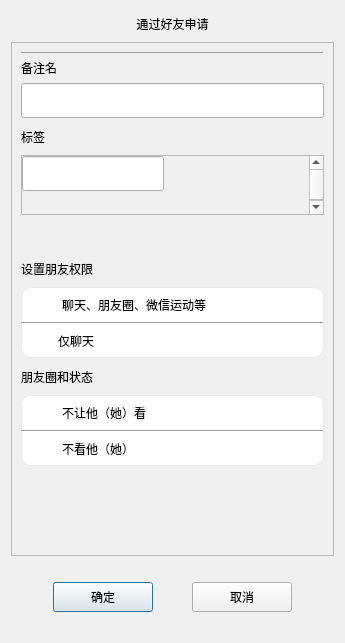
<?xml version="1.0" encoding="UTF-8"?>
<ui version="4.0">
 <class>AuthenFriendDialog</class>
 <widget class="QDialog" name="AuthenFriendDialog">
  <property name="geometry">
   <rect>
    <x>0</x>
    <y>0</y>
    <width>345</width>
    <height>643</height>
   </rect>
  </property>
  <property name="windowTitle">
   <string>Dialog</string>
  </property>
  <layout class="QVBoxLayout" name="verticalLayout">
   <item>
    <widget class="QLabel" name="apply_lb">
     <property name="minimumSize">
      <size>
       <width>0</width>
       <height>25</height>
      </size>
     </property>
     <property name="maximumSize">
      <size>
       <width>16777215</width>
       <height>25</height>
      </size>
     </property>
     <property name="text">
      <string>通过好友申请</string>
     </property>
     <property name="alignment">
      <set>Qt::AlignCenter</set>
     </property>
    </widget>
   </item>
   <item>
    <widget class="QScrollArea" name="scrollArea">
     <property name="minimumSize">
      <size>
       <width>0</width>
       <height>500</height>
      </size>
     </property>
     <property name="maximumSize">
      <size>
       <width>16777215</width>
       <height>16777215</height>
      </size>
     </property>
     <property name="widgetResizable">
      <bool>true</bool>
     </property>
     <widget class="QWidget" name="scrollcontent">
      <property name="geometry">
       <rect>
        <x>0</x>
        <y>0</y>
        <width>325</width>
        <height>498</height>
       </rect>
      </property>
      <layout class="QVBoxLayout" name="verticalLayout_2">
       <property name="spacing">
        <number>0</number>
       </property>
       <property name="leftMargin">
        <number>0</number>
       </property>
       <property name="topMargin">
        <number>0</number>
       </property>
       <property name="rightMargin">
        <number>0</number>
       </property>
       <property name="bottomMargin">
        <number>0</number>
       </property>
       <item>
        <widget class="QWidget" name="apply_wid" native="true">
         <layout class="QVBoxLayout" name="verticalLayout_3">
          <property name="topMargin">
           <number>9</number>
          </property>
          <property name="bottomMargin">
           <number>9</number>
          </property>
          <item>
           <widget class="Line" name="h_line">
            <property name="minimumSize">
             <size>
              <width>0</width>
              <height>1</height>
             </size>
            </property>
            <property name="maximumSize">
             <size>
              <width>16777215</width>
              <height>1</height>
             </size>
            </property>
            <property name="styleSheet">
             <string notr="true">background-color: rgb(234, 234, 234);</string>
            </property>
            <property name="frameShadow">
             <enum>QFrame::Raised</enum>
            </property>
            <property name="lineWidth">
             <number>1</number>
            </property>
            <property name="orientation">
             <enum>Qt::Horizontal</enum>
            </property>
           </widget>
          </item>
          <item>
           <widget class="QLabel" name="label_2">
            <property name="minimumSize">
             <size>
              <width>25</width>
              <height>0</height>
             </size>
            </property>
            <property name="maximumSize">
             <size>
              <width>16777215</width>
              <height>25</height>
             </size>
            </property>
            <property name="text">
             <string>备注名</string>
            </property>
           </widget>
          </item>
          <item>
           <widget class="CustomizeEdit" name="back_ed">
            <property name="minimumSize">
             <size>
              <width>0</width>
              <height>35</height>
             </size>
            </property>
            <property name="maximumSize">
             <size>
              <width>16777215</width>
              <height>35</height>
             </size>
            </property>
           </widget>
          </item>
          <item>
           <widget class="QLabel" name="label_3">
            <property name="minimumSize">
             <size>
              <width>0</width>
              <height>25</height>
             </size>
            </property>
            <property name="maximumSize">
             <size>
              <width>16777215</width>
              <height>25</height>
             </size>
            </property>
            <property name="text">
             <string>标签</string>
            </property>
           </widget>
          </item>
          <item>
           <widget class="QWidget" name="lb_group_wid" native="true">
            <property name="minimumSize">
             <size>
              <width>0</width>
              <height>95</height>
             </size>
            </property>
            <property name="maximumSize">
             <size>
              <width>16777215</width>
              <height>95</height>
             </size>
            </property>
            <layout class="QVBoxLayout" name="verticalLayout_4">
             <property name="spacing">
              <number>0</number>
             </property>
             <property name="leftMargin">
              <number>0</number>
             </property>
             <property name="topMargin">
              <number>0</number>
             </property>
             <property name="rightMargin">
              <number>0</number>
             </property>
             <property name="bottomMargin">
              <number>0</number>
             </property>
             <item>
              <widget class="QScrollArea" name="gridScrollArea">
               <property name="minimumSize">
                <size>
                 <width>0</width>
                 <height>60</height>
                </size>
               </property>
               <property name="maximumSize">
                <size>
                 <width>16777215</width>
                 <height>60</height>
                </size>
               </property>
               <property name="widgetResizable">
                <bool>true</bool>
               </property>
               <widget class="QWidget" name="grid_wid">
                <property name="geometry">
                 <rect>
                  <x>0</x>
                  <y>0</y>
                  <width>291</width>
                  <height>60</height>
                 </rect>
                </property>
                <property name="minimumSize">
                 <size>
                  <width>0</width>
                  <height>60</height>
                 </size>
                </property>
                <property name="maximumSize">
                 <size>
                  <width>16777215</width>
                  <height>60</height>
                 </size>
                </property>
                <widget class="CustomizeEdit" name="lb_ed">
                 <property name="geometry">
                  <rect>
                   <x>0</x>
                   <y>0</y>
                   <width>142</width>
                   <height>35</height>
                  </rect>
                 </property>
                 <property name="minimumSize">
                  <size>
                   <width>0</width>
                   <height>35</height>
                  </size>
                 </property>
                 <property name="maximumSize">
                  <size>
                   <width>16777215</width>
                   <height>35</height>
                  </size>
                 </property>
                </widget>
               </widget>
              </widget>
             </item>
             <item>
              <widget class="QWidget" name="input_tip_wid" native="true">
               <property name="minimumSize">
                <size>
                 <width>0</width>
                 <height>35</height>
                </size>
               </property>
               <property name="maximumSize">
                <size>
                 <width>16777215</width>
                 <height>35</height>
                </size>
               </property>
               <layout class="QHBoxLayout" name="horizontalLayout_2">
                <property name="spacing">
                 <number>0</number>
                </property>
                <property name="leftMargin">
                 <number>0</number>
                </property>
                <property name="topMargin">
                 <number>0</number>
                </property>
                <property name="rightMargin">
                 <number>0</number>
                </property>
                <property name="bottomMargin">
                 <number>0</number>
                </property>
                <item>
                 <widget class="ClickedOnceLabel" name="tip_lb">
                  <property name="minimumSize">
                   <size>
                    <width>0</width>
                    <height>35</height>
                   </size>
                  </property>
                  <property name="maximumSize">
                   <size>
                    <width>16777215</width>
                    <height>35</height>
                   </size>
                  </property>
                  <property name="text">
                   <string/>
                  </property>
                 </widget>
                </item>
               </layout>
              </widget>
             </item>
             <item>
              <spacer name="verticalSpacer_4">
               <property name="orientation">
                <enum>Qt::Vertical</enum>
               </property>
               <property name="sizeHint" stdset="0">
                <size>
                 <width>20</width>
                 <height>40</height>
                </size>
               </property>
              </spacer>
             </item>
            </layout>
           </widget>
          </item>
          <item>
           <widget class="QLabel" name="label_4">
            <property name="minimumSize">
             <size>
              <width>0</width>
              <height>25</height>
             </size>
            </property>
            <property name="maximumSize">
             <size>
              <width>16777215</width>
              <height>25</height>
             </size>
            </property>
            <property name="text">
             <string>设置朋友权限</string>
            </property>
           </widget>
          </item>
          <item>
           <widget class="QWidget" name="set_permi_wid" native="true">
            <property name="styleSheet">
             <string notr="true">#set_permi_wid
{
background-color: white;
border: 1px solid rgb(234, 234, 234);
border-radius: 10px;
}</string>
            </property>
            <layout class="QVBoxLayout" name="verticalLayout_6">
             <property name="spacing">
              <number>0</number>
             </property>
             <property name="leftMargin">
              <number>0</number>
             </property>
             <property name="topMargin">
              <number>0</number>
             </property>
             <property name="rightMargin">
              <number>0</number>
             </property>
             <property name="bottomMargin">
              <number>0</number>
             </property>
             <item>
              <widget class="QWidget" name="multiple_wid" native="true">
               <property name="minimumSize">
                <size>
                 <width>0</width>
                 <height>35</height>
                </size>
               </property>
               <property name="maximumSize">
                <size>
                 <width>16777215</width>
                 <height>35</height>
                </size>
               </property>
               <layout class="QHBoxLayout" name="horizontalLayout_3">
                <property name="spacing">
                 <number>9</number>
                </property>
                <property name="leftMargin">
                 <number>0</number>
                </property>
                <property name="topMargin">
                 <number>0</number>
                </property>
                <property name="rightMargin">
                 <number>0</number>
                </property>
                <property name="bottomMargin">
                 <number>0</number>
                </property>
                <item>
                 <widget class="QLabel" name="label_6">
                  <property name="minimumSize">
                   <size>
                    <width>32</width>
                    <height>32</height>
                   </size>
                  </property>
                  <property name="maximumSize">
                   <size>
                    <width>32</width>
                    <height>32</height>
                   </size>
                  </property>
                  <property name="text">
                   <string/>
                  </property>
                  <property name="pixmap">
                   <pixmap resource="pic.qrc">:/pic/朋友圈.png</pixmap>
                  </property>
                  <property name="scaledContents">
                   <bool>true</bool>
                  </property>
                 </widget>
                </item>
                <item>
                 <widget class="QLabel" name="label_7">
                  <property name="text">
                   <string>聊天、朋友圈、微信运动等</string>
                  </property>
                 </widget>
                </item>
                <item>
                 <widget class="QLabel" name="selected_multiple_lb">
                  <property name="minimumSize">
                   <size>
                    <width>32</width>
                    <height>32</height>
                   </size>
                  </property>
                  <property name="maximumSize">
                   <size>
                    <width>32</width>
                    <height>32</height>
                   </size>
                  </property>
                  <property name="text">
                   <string/>
                  </property>
                  <property name="scaledContents">
                   <bool>true</bool>
                  </property>
                 </widget>
                </item>
               </layout>
              </widget>
             </item>
             <item>
              <widget class="Line" name="line_2">
               <property name="minimumSize">
                <size>
                 <width>0</width>
                 <height>1</height>
                </size>
               </property>
               <property name="maximumSize">
                <size>
                 <width>16777215</width>
                 <height>1</height>
                </size>
               </property>
               <property name="styleSheet">
                <string notr="true">background-color: rgb(234, 234, 234);</string>
               </property>
               <property name="frameShadow">
                <enum>QFrame::Raised</enum>
               </property>
               <property name="lineWidth">
                <number>1</number>
               </property>
               <property name="orientation">
                <enum>Qt::Horizontal</enum>
               </property>
              </widget>
             </item>
             <item>
              <widget class="QWidget" name="chat_only_wid" native="true">
               <property name="minimumSize">
                <size>
                 <width>0</width>
                 <height>35</height>
                </size>
               </property>
               <property name="maximumSize">
                <size>
                 <width>16777215</width>
                 <height>35</height>
                </size>
               </property>
               <layout class="QHBoxLayout" name="horizontalLayout_4">
                <property name="spacing">
                 <number>9</number>
                </property>
                <property name="leftMargin">
                 <number>0</number>
                </property>
                <property name="topMargin">
                 <number>0</number>
                </property>
                <property name="rightMargin">
                 <number>0</number>
                </property>
                <property name="bottomMargin">
                 <number>0</number>
                </property>
                <item>
                 <widget class="QLabel" name="label_9">
                  <property name="minimumSize">
                   <size>
                    <width>28</width>
                    <height>28</height>
                   </size>
                  </property>
                  <property name="maximumSize">
                   <size>
                    <width>28</width>
                    <height>28</height>
                   </size>
                  </property>
                  <property name="text">
                   <string/>
                  </property>
                  <property name="pixmap">
                   <pixmap resource="pic.qrc">:/pic/chat_icon_hover.png</pixmap>
                  </property>
                  <property name="scaledContents">
                   <bool>true</bool>
                  </property>
                 </widget>
                </item>
                <item>
                 <widget class="QLabel" name="label_10">
                  <property name="text">
                   <string>仅聊天</string>
                  </property>
                 </widget>
                </item>
                <item>
                 <widget class="QLabel" name="selected_chat_only_lb">
                  <property name="minimumSize">
                   <size>
                    <width>32</width>
                    <height>32</height>
                   </size>
                  </property>
                  <property name="maximumSize">
                   <size>
                    <width>32</width>
                    <height>32</height>
                   </size>
                  </property>
                  <property name="text">
                   <string/>
                  </property>
                  <property name="scaledContents">
                   <bool>true</bool>
                  </property>
                 </widget>
                </item>
               </layout>
              </widget>
             </item>
            </layout>
           </widget>
          </item>
          <item>
           <widget class="QWidget" name="selected_permi_wid" native="true">
            <property name="styleSheet">
             <string notr="true"/>
            </property>
            <layout class="QVBoxLayout" name="verticalLayout_5">
             <property name="leftMargin">
              <number>0</number>
             </property>
             <property name="topMargin">
              <number>0</number>
             </property>
             <property name="rightMargin">
              <number>0</number>
             </property>
             <property name="bottomMargin">
              <number>0</number>
             </property>
             <item>
              <widget class="QLabel" name="label_5">
               <property name="minimumSize">
                <size>
                 <width>0</width>
                 <height>25</height>
                </size>
               </property>
               <property name="maximumSize">
                <size>
                 <width>16777215</width>
                 <height>25</height>
                </size>
               </property>
               <property name="text">
                <string>朋友圈和状态</string>
               </property>
              </widget>
             </item>
             <item>
              <widget class="QWidget" name="widget_3" native="true">
               <property name="styleSheet">
                <string notr="true">#widget_3
{
background-color: white;
border: 1px solid rgb(234, 234, 234);
border-radius: 10px;
}</string>
               </property>
               <layout class="QVBoxLayout" name="verticalLayout_7">
                <property name="spacing">
                 <number>0</number>
                </property>
                <property name="leftMargin">
                 <number>0</number>
                </property>
                <property name="topMargin">
                 <number>0</number>
                </property>
                <property name="rightMargin">
                 <number>0</number>
                </property>
                <property name="bottomMargin">
                 <number>0</number>
                </property>
                <item>
                 <widget class="QWidget" name="widget_6" native="true">
                  <property name="minimumSize">
                   <size>
                    <width>0</width>
                    <height>35</height>
                   </size>
                  </property>
                  <property name="maximumSize">
                   <size>
                    <width>16777215</width>
                    <height>35</height>
                   </size>
                  </property>
                  <layout class="QHBoxLayout" name="horizontalLayout_5">
                   <property name="spacing">
                    <number>9</number>
                   </property>
                   <property name="leftMargin">
                    <number>0</number>
                   </property>
                   <property name="topMargin">
                    <number>0</number>
                   </property>
                   <property name="rightMargin">
                    <number>0</number>
                   </property>
                   <property name="bottomMargin">
                    <number>0</number>
                   </property>
                   <item>
                    <widget class="QLabel" name="label_12">
                     <property name="minimumSize">
                      <size>
                       <width>32</width>
                       <height>32</height>
                      </size>
                     </property>
                     <property name="maximumSize">
                      <size>
                       <width>32</width>
                       <height>32</height>
                      </size>
                     </property>
                     <property name="text">
                      <string/>
                     </property>
                     <property name="pixmap">
                      <pixmap resource="pic.qrc">:/pic/权限.png</pixmap>
                     </property>
                     <property name="scaledContents">
                      <bool>true</bool>
                     </property>
                    </widget>
                   </item>
                   <item>
                    <widget class="QLabel" name="label_13">
                     <property name="text">
                      <string>不让他（她）看</string>
                     </property>
                    </widget>
                   </item>
                   <item>
                    <widget class="SlipButton" name="switch_1" native="true">
                     <property name="maximumSize">
                      <size>
                       <width>60</width>
                       <height>16777215</height>
                      </size>
                     </property>
                    </widget>
                   </item>
                  </layout>
                 </widget>
                </item>
                <item>
                 <widget class="Line" name="line_3">
                  <property name="minimumSize">
                   <size>
                    <width>0</width>
                    <height>1</height>
                   </size>
                  </property>
                  <property name="maximumSize">
                   <size>
                    <width>16777215</width>
                    <height>1</height>
                   </size>
                  </property>
                  <property name="styleSheet">
                   <string notr="true">background-color: rgb(234, 234, 234);</string>
                  </property>
                  <property name="frameShadow">
                   <enum>QFrame::Raised</enum>
                  </property>
                  <property name="lineWidth">
                   <number>1</number>
                  </property>
                  <property name="orientation">
                   <enum>Qt::Horizontal</enum>
                  </property>
                 </widget>
                </item>
                <item>
                 <widget class="QWidget" name="widget_7" native="true">
                  <property name="minimumSize">
                   <size>
                    <width>0</width>
                    <height>35</height>
                   </size>
                  </property>
                  <property name="maximumSize">
                   <size>
                    <width>16777215</width>
                    <height>35</height>
                   </size>
                  </property>
                  <layout class="QHBoxLayout" name="horizontalLayout_6">
                   <property name="spacing">
                    <number>9</number>
                   </property>
                   <property name="leftMargin">
                    <number>0</number>
                   </property>
                   <property name="topMargin">
                    <number>0</number>
                   </property>
                   <property name="rightMargin">
                    <number>0</number>
                   </property>
                   <property name="bottomMargin">
                    <number>0</number>
                   </property>
                   <item>
                    <widget class="QLabel" name="label_15">
                     <property name="minimumSize">
                      <size>
                       <width>32</width>
                       <height>32</height>
                      </size>
                     </property>
                     <property name="maximumSize">
                      <size>
                       <width>32</width>
                       <height>32</height>
                      </size>
                     </property>
                     <property name="text">
                      <string/>
                     </property>
                     <property name="pixmap">
                      <pixmap resource="pic.qrc">:/pic/眼睛.png</pixmap>
                     </property>
                     <property name="scaledContents">
                      <bool>true</bool>
                     </property>
                    </widget>
                   </item>
                   <item>
                    <widget class="QLabel" name="label_14">
                     <property name="text">
                      <string>不看他（她）</string>
                     </property>
                    </widget>
                   </item>
                   <item>
                    <widget class="SlipButton" name="switch_2" native="true">
                     <property name="maximumSize">
                      <size>
                       <width>60</width>
                       <height>16777215</height>
                      </size>
                     </property>
                    </widget>
                   </item>
                  </layout>
                 </widget>
                </item>
               </layout>
              </widget>
             </item>
            </layout>
           </widget>
          </item>
          <item>
           <spacer name="verticalSpacer_3">
            <property name="orientation">
             <enum>Qt::Vertical</enum>
            </property>
            <property name="sizeType">
             <enum>QSizePolicy::Expanding</enum>
            </property>
            <property name="sizeHint" stdset="0">
             <size>
              <width>20</width>
              <height>30</height>
             </size>
            </property>
           </spacer>
          </item>
         </layout>
        </widget>
       </item>
      </layout>
     </widget>
    </widget>
   </item>
   <item>
    <spacer name="verticalSpacer_2">
     <property name="orientation">
      <enum>Qt::Vertical</enum>
     </property>
     <property name="sizeType">
      <enum>QSizePolicy::Fixed</enum>
     </property>
     <property name="sizeHint" stdset="0">
      <size>
       <width>20</width>
       <height>10</height>
      </size>
     </property>
    </spacer>
   </item>
   <item>
    <widget class="QWidget" name="apply_sure_wid" native="true">
     <property name="minimumSize">
      <size>
       <width>0</width>
       <height>50</height>
      </size>
     </property>
     <property name="maximumSize">
      <size>
       <width>16777215</width>
       <height>16777215</height>
      </size>
     </property>
     <layout class="QHBoxLayout" name="horizontalLayout">
      <item>
       <widget class="ClickedBtn" name="sure_btn">
        <property name="minimumSize">
         <size>
          <width>100</width>
          <height>30</height>
         </size>
        </property>
        <property name="maximumSize">
         <size>
          <width>100</width>
          <height>30</height>
         </size>
        </property>
        <property name="text">
         <string>确定</string>
        </property>
       </widget>
      </item>
      <item>
       <widget class="ClickedBtn" name="cancel_btn">
        <property name="minimumSize">
         <size>
          <width>100</width>
          <height>30</height>
         </size>
        </property>
        <property name="maximumSize">
         <size>
          <width>100</width>
          <height>30</height>
         </size>
        </property>
        <property name="text">
         <string>取消</string>
        </property>
       </widget>
      </item>
     </layout>
    </widget>
   </item>
   <item>
    <spacer name="verticalSpacer">
     <property name="orientation">
      <enum>Qt::Vertical</enum>
     </property>
     <property name="sizeType">
      <enum>QSizePolicy::Fixed</enum>
     </property>
     <property name="sizeHint" stdset="0">
      <size>
       <width>10</width>
       <height>10</height>
      </size>
     </property>
    </spacer>
   </item>
  </layout>
 </widget>
 <customwidgets>
  <customwidget>
   <class>ClickedBtn</class>
   <extends>QPushButton</extends>
   <header location="global">clicked_btn.h</header>
  </customwidget>
  <customwidget>
   <class>CustomizeEdit</class>
   <extends>QLineEdit</extends>
   <header location="global">customize_edit.h</header>
  </customwidget>
  <customwidget>
   <class>ClickedOnceLabel</class>
   <extends>QLabel</extends>
   <header location="global">clicked_once_label.h</header>
  </customwidget>
  <customwidget>
   <class>SlipButton</class>
   <extends>QWidget</extends>
   <header>slip_button.h</header>
   <container>1</container>
  </customwidget>
 </customwidgets>
 <resources>
  <include location="pic.qrc"/>
 </resources>
 <connections/>
</ui>
